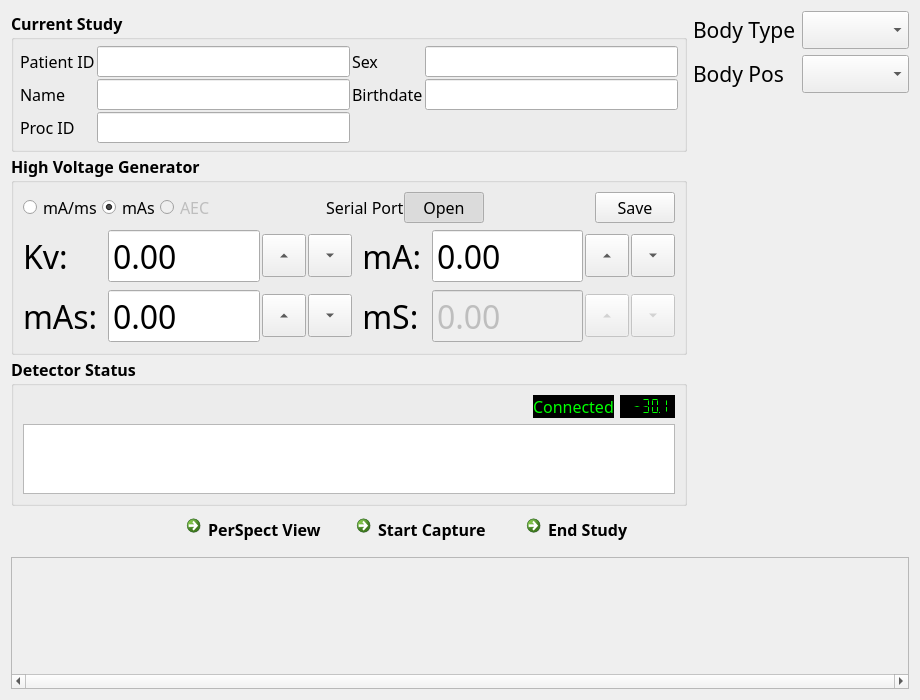
<?xml version="1.0" encoding="UTF-8"?>
<ui version="4.0">
 <class>ImageAcquisitWidget</class>
 <widget class="QWidget" name="ImageAcquisitWidget">
  <property name="geometry">
   <rect>
    <x>0</x>
    <y>0</y>
    <width>920</width>
    <height>679</height>
   </rect>
  </property>
  <property name="font">
   <font>
    <family>微软雅黑</family>
    <pointsize>12</pointsize>
   </font>
  </property>
  <property name="windowTitle">
   <string>Form</string>
  </property>
  <layout class="QVBoxLayout" name="verticalLayout" stretch="1,0">
   <item>
    <layout class="QHBoxLayout" name="horizontalLayout_2" stretch="1,0">
     <item>
      <layout class="QVBoxLayout" name="verticalLayout_3">
       <property name="spacing">
        <number>2</number>
       </property>
       <item>
        <widget class="QGroupBox" name="groupBox">
         <property name="font">
          <font>
           <weight>75</weight>
           <bold>true</bold>
          </font>
         </property>
         <property name="title">
          <string>Current Study</string>
         </property>
         <layout class="QGridLayout" name="gridLayout">
          <property name="leftMargin">
           <number>6</number>
          </property>
          <property name="topMargin">
           <number>6</number>
          </property>
          <property name="rightMargin">
           <number>6</number>
          </property>
          <property name="bottomMargin">
           <number>6</number>
          </property>
          <property name="spacing">
           <number>2</number>
          </property>
          <item row="2" column="0">
           <widget class="QLabel" name="label_8">
            <property name="font">
             <font>
              <weight>50</weight>
              <bold>false</bold>
             </font>
            </property>
            <property name="text">
             <string>Proc ID</string>
            </property>
            <property name="buddy">
             <cstring>procIdEdit</cstring>
            </property>
           </widget>
          </item>
          <item row="1" column="1">
           <widget class="QLineEdit" name="patientNameEdit">
            <property name="font">
             <font>
              <weight>50</weight>
              <bold>false</bold>
             </font>
            </property>
            <property name="readOnly">
             <bool>true</bool>
            </property>
           </widget>
          </item>
          <item row="1" column="0">
           <widget class="QLabel" name="label_4">
            <property name="font">
             <font>
              <weight>50</weight>
              <bold>false</bold>
             </font>
            </property>
            <property name="text">
             <string>Name</string>
            </property>
            <property name="buddy">
             <cstring>patientNameEdit</cstring>
            </property>
           </widget>
          </item>
          <item row="0" column="0">
           <widget class="QLabel" name="label_9">
            <property name="font">
             <font>
              <weight>50</weight>
              <bold>false</bold>
             </font>
            </property>
            <property name="text">
             <string>Patient ID</string>
            </property>
            <property name="buddy">
             <cstring>patientIdEdit</cstring>
            </property>
           </widget>
          </item>
          <item row="0" column="2">
           <widget class="QLabel" name="label_2">
            <property name="font">
             <font>
              <weight>50</weight>
              <bold>false</bold>
             </font>
            </property>
            <property name="text">
             <string>Sex</string>
            </property>
            <property name="buddy">
             <cstring>patientSexEdit</cstring>
            </property>
           </widget>
          </item>
          <item row="2" column="1">
           <widget class="QLineEdit" name="procIdEdit">
            <property name="font">
             <font>
              <weight>50</weight>
              <bold>false</bold>
             </font>
            </property>
            <property name="readOnly">
             <bool>true</bool>
            </property>
           </widget>
          </item>
          <item row="0" column="1">
           <widget class="QLineEdit" name="patientIdEdit">
            <property name="font">
             <font>
              <weight>50</weight>
              <bold>false</bold>
             </font>
            </property>
            <property name="readOnly">
             <bool>true</bool>
            </property>
           </widget>
          </item>
          <item row="0" column="3">
           <widget class="QLineEdit" name="patientSexEdit">
            <property name="font">
             <font>
              <weight>50</weight>
              <bold>false</bold>
             </font>
            </property>
            <property name="readOnly">
             <bool>true</bool>
            </property>
           </widget>
          </item>
          <item row="1" column="3">
           <widget class="QLineEdit" name="patientBirthEdit">
            <property name="font">
             <font>
              <weight>50</weight>
              <bold>false</bold>
             </font>
            </property>
            <property name="readOnly">
             <bool>true</bool>
            </property>
           </widget>
          </item>
          <item row="1" column="2">
           <widget class="QLabel" name="label_3">
            <property name="font">
             <font>
              <weight>50</weight>
              <bold>false</bold>
             </font>
            </property>
            <property name="text">
             <string>Birthdate</string>
            </property>
            <property name="buddy">
             <cstring>patientBirthEdit</cstring>
            </property>
           </widget>
          </item>
         </layout>
        </widget>
       </item>
       <item>
        <widget class="QGroupBox" name="groupBox_3">
         <property name="minimumSize">
          <size>
           <width>0</width>
           <height>0</height>
          </size>
         </property>
         <property name="font">
          <font>
           <weight>75</weight>
           <bold>true</bold>
          </font>
         </property>
         <property name="title">
          <string>High Voltage Generator</string>
         </property>
         <layout class="QGridLayout" name="gridLayout_3">
          <property name="horizontalSpacing">
           <number>2</number>
          </property>
          <item row="1" column="0">
           <widget class="QLabel" name="label_12">
            <property name="font">
             <font>
              <pointsize>24</pointsize>
              <weight>50</weight>
              <bold>false</bold>
             </font>
            </property>
            <property name="text">
             <string>Kv: </string>
            </property>
            <property name="buddy">
             <cstring>acqTubeVoltageSpin</cstring>
            </property>
           </widget>
          </item>
          <item row="1" column="1">
           <widget class="QDoubleSpinBox" name="acqTubeVoltageSpin">
            <property name="sizePolicy">
             <sizepolicy hsizetype="Expanding" vsizetype="Preferred">
              <horstretch>0</horstretch>
              <verstretch>0</verstretch>
             </sizepolicy>
            </property>
            <property name="font">
             <font>
              <pointsize>24</pointsize>
              <weight>50</weight>
              <bold>false</bold>
             </font>
            </property>
            <property name="wrapping">
             <bool>false</bool>
            </property>
            <property name="frame">
             <bool>true</bool>
            </property>
            <property name="readOnly">
             <bool>false</bool>
            </property>
            <property name="buttonSymbols">
             <enum>QAbstractSpinBox::NoButtons</enum>
            </property>
            <property name="decimals">
             <number>2</number>
            </property>
            <property name="maximum">
             <double>300.000000000000000</double>
            </property>
            <property name="value">
             <double>0.000000000000000</double>
            </property>
           </widget>
          </item>
          <item row="1" column="4">
           <widget class="QLabel" name="label_13">
            <property name="font">
             <font>
              <pointsize>24</pointsize>
              <weight>50</weight>
              <bold>false</bold>
             </font>
            </property>
            <property name="text">
             <string> mA: </string>
            </property>
            <property name="buddy">
             <cstring>acqTubeCurrentSpin</cstring>
            </property>
           </widget>
          </item>
          <item row="2" column="0">
           <widget class="QLabel" name="label_14">
            <property name="font">
             <font>
              <pointsize>24</pointsize>
              <weight>50</weight>
              <bold>false</bold>
             </font>
            </property>
            <property name="text">
             <string>mAs: </string>
            </property>
            <property name="buddy">
             <cstring>acqPowerSpin</cstring>
            </property>
           </widget>
          </item>
          <item row="2" column="4">
           <widget class="QLabel" name="label_15">
            <property name="font">
             <font>
              <pointsize>24</pointsize>
              <weight>50</weight>
              <bold>false</bold>
             </font>
            </property>
            <property name="text">
             <string> mS: </string>
            </property>
            <property name="buddy">
             <cstring>acqExposureTimeSpin</cstring>
            </property>
           </widget>
          </item>
          <item row="2" column="5">
           <widget class="QDoubleSpinBox" name="acqExposureTimeSpin">
            <property name="enabled">
             <bool>false</bool>
            </property>
            <property name="sizePolicy">
             <sizepolicy hsizetype="Preferred" vsizetype="Preferred">
              <horstretch>0</horstretch>
              <verstretch>0</verstretch>
             </sizepolicy>
            </property>
            <property name="font">
             <font>
              <pointsize>24</pointsize>
              <weight>50</weight>
              <bold>false</bold>
             </font>
            </property>
            <property name="readOnly">
             <bool>false</bool>
            </property>
            <property name="buttonSymbols">
             <enum>QAbstractSpinBox::NoButtons</enum>
            </property>
            <property name="decimals">
             <number>2</number>
            </property>
            <property name="maximum">
             <double>3000.000000000000000</double>
            </property>
           </widget>
          </item>
          <item row="2" column="1">
           <widget class="QDoubleSpinBox" name="acqPowerSpin">
            <property name="enabled">
             <bool>true</bool>
            </property>
            <property name="sizePolicy">
             <sizepolicy hsizetype="Preferred" vsizetype="Preferred">
              <horstretch>0</horstretch>
              <verstretch>0</verstretch>
             </sizepolicy>
            </property>
            <property name="font">
             <font>
              <pointsize>24</pointsize>
              <weight>50</weight>
              <bold>false</bold>
             </font>
            </property>
            <property name="buttonSymbols">
             <enum>QAbstractSpinBox::NoButtons</enum>
            </property>
            <property name="decimals">
             <number>2</number>
            </property>
            <property name="maximum">
             <double>3000.000000000000000</double>
            </property>
           </widget>
          </item>
          <item row="1" column="5">
           <widget class="QDoubleSpinBox" name="acqTubeCurrentSpin">
            <property name="sizePolicy">
             <sizepolicy hsizetype="Expanding" vsizetype="Preferred">
              <horstretch>0</horstretch>
              <verstretch>0</verstretch>
             </sizepolicy>
            </property>
            <property name="font">
             <font>
              <pointsize>24</pointsize>
              <weight>50</weight>
              <bold>false</bold>
             </font>
            </property>
            <property name="readOnly">
             <bool>false</bool>
            </property>
            <property name="buttonSymbols">
             <enum>QAbstractSpinBox::NoButtons</enum>
            </property>
            <property name="decimals">
             <number>2</number>
            </property>
            <property name="maximum">
             <double>999.990000000000009</double>
            </property>
           </widget>
          </item>
          <item row="1" column="6">
           <widget class="QToolButton" name="acqmAPlusButton">
            <property name="text">
             <string>...</string>
            </property>
            <property name="iconSize">
             <size>
              <width>36</width>
              <height>36</height>
             </size>
            </property>
            <property name="autoRepeat">
             <bool>true</bool>
            </property>
            <property name="autoRaise">
             <bool>false</bool>
            </property>
            <property name="arrowType">
             <enum>Qt::UpArrow</enum>
            </property>
           </widget>
          </item>
          <item row="2" column="2">
           <widget class="QToolButton" name="acqmAsPlusButton">
            <property name="text">
             <string>...</string>
            </property>
            <property name="iconSize">
             <size>
              <width>36</width>
              <height>36</height>
             </size>
            </property>
            <property name="autoRepeat">
             <bool>true</bool>
            </property>
            <property name="autoRaise">
             <bool>false</bool>
            </property>
            <property name="arrowType">
             <enum>Qt::UpArrow</enum>
            </property>
           </widget>
          </item>
          <item row="1" column="2">
           <widget class="QToolButton" name="acqKvPlusButton">
            <property name="text">
             <string>...</string>
            </property>
            <property name="iconSize">
             <size>
              <width>36</width>
              <height>36</height>
             </size>
            </property>
            <property name="autoRepeat">
             <bool>true</bool>
            </property>
            <property name="autoRaise">
             <bool>false</bool>
            </property>
            <property name="arrowType">
             <enum>Qt::UpArrow</enum>
            </property>
           </widget>
          </item>
          <item row="1" column="3">
           <widget class="QToolButton" name="acqKvMinusButton">
            <property name="text">
             <string>...</string>
            </property>
            <property name="iconSize">
             <size>
              <width>36</width>
              <height>36</height>
             </size>
            </property>
            <property name="autoRepeat">
             <bool>true</bool>
            </property>
            <property name="autoRaise">
             <bool>false</bool>
            </property>
            <property name="arrowType">
             <enum>Qt::DownArrow</enum>
            </property>
           </widget>
          </item>
          <item row="2" column="3">
           <widget class="QToolButton" name="acqmAsMinusButton">
            <property name="text">
             <string>...</string>
            </property>
            <property name="iconSize">
             <size>
              <width>36</width>
              <height>36</height>
             </size>
            </property>
            <property name="autoRepeat">
             <bool>true</bool>
            </property>
            <property name="autoRaise">
             <bool>false</bool>
            </property>
            <property name="arrowType">
             <enum>Qt::DownArrow</enum>
            </property>
           </widget>
          </item>
          <item row="2" column="6">
           <widget class="QToolButton" name="acqmSPlusButton">
            <property name="enabled">
             <bool>false</bool>
            </property>
            <property name="text">
             <string>...</string>
            </property>
            <property name="iconSize">
             <size>
              <width>36</width>
              <height>36</height>
             </size>
            </property>
            <property name="autoRepeat">
             <bool>true</bool>
            </property>
            <property name="autoRaise">
             <bool>false</bool>
            </property>
            <property name="arrowType">
             <enum>Qt::UpArrow</enum>
            </property>
           </widget>
          </item>
          <item row="1" column="7">
           <widget class="QToolButton" name="acqmAMinusButton">
            <property name="text">
             <string>...</string>
            </property>
            <property name="iconSize">
             <size>
              <width>36</width>
              <height>36</height>
             </size>
            </property>
            <property name="autoRepeat">
             <bool>true</bool>
            </property>
            <property name="autoRaise">
             <bool>false</bool>
            </property>
            <property name="arrowType">
             <enum>Qt::DownArrow</enum>
            </property>
           </widget>
          </item>
          <item row="2" column="7">
           <widget class="QToolButton" name="acqmSMinusButton">
            <property name="enabled">
             <bool>false</bool>
            </property>
            <property name="text">
             <string>...</string>
            </property>
            <property name="iconSize">
             <size>
              <width>36</width>
              <height>36</height>
             </size>
            </property>
            <property name="autoRepeat">
             <bool>true</bool>
            </property>
            <property name="autoRaise">
             <bool>false</bool>
            </property>
            <property name="arrowType">
             <enum>Qt::DownArrow</enum>
            </property>
           </widget>
          </item>
          <item row="0" column="0" colspan="8">
           <layout class="QHBoxLayout" name="horizontalLayout_9">
            <item>
             <widget class="QRadioButton" name="acqMAmsCheck">
              <property name="font">
               <font>
                <weight>50</weight>
                <bold>false</bold>
               </font>
              </property>
              <property name="text">
               <string>mA/ms</string>
              </property>
              <property name="checked">
               <bool>false</bool>
              </property>
             </widget>
            </item>
            <item>
             <widget class="QRadioButton" name="acqMAsCheck">
              <property name="font">
               <font>
                <weight>50</weight>
                <bold>false</bold>
               </font>
              </property>
              <property name="text">
               <string>mAs</string>
              </property>
              <property name="checked">
               <bool>true</bool>
              </property>
             </widget>
            </item>
            <item>
             <widget class="QRadioButton" name="acqAecCheck">
              <property name="enabled">
               <bool>false</bool>
              </property>
              <property name="font">
               <font>
                <weight>50</weight>
                <bold>false</bold>
               </font>
              </property>
              <property name="text">
               <string>AEC</string>
              </property>
             </widget>
            </item>
            <item>
             <spacer name="horizontalSpacer_6">
              <property name="orientation">
               <enum>Qt::Horizontal</enum>
              </property>
              <property name="sizeHint" stdset="0">
               <size>
                <width>40</width>
                <height>20</height>
               </size>
              </property>
             </spacer>
            </item>
            <item>
             <widget class="QLabel" name="acqSerialPortLabel">
              <property name="font">
               <font>
                <weight>50</weight>
                <bold>false</bold>
               </font>
              </property>
              <property name="text">
               <string>Serial Port</string>
              </property>
             </widget>
            </item>
            <item>
             <widget class="QPushButton" name="serialOpenButton">
              <property name="font">
               <font>
                <weight>50</weight>
                <bold>false</bold>
               </font>
              </property>
              <property name="text">
               <string>Open</string>
              </property>
              <property name="checkable">
               <bool>true</bool>
              </property>
              <property name="checked">
               <bool>true</bool>
              </property>
             </widget>
            </item>
            <item>
             <spacer name="horizontalSpacer_5">
              <property name="orientation">
               <enum>Qt::Horizontal</enum>
              </property>
              <property name="sizeHint" stdset="0">
               <size>
                <width>40</width>
                <height>20</height>
               </size>
              </property>
             </spacer>
            </item>
            <item>
             <widget class="QPushButton" name="acqSaveButton">
              <property name="font">
               <font>
                <weight>50</weight>
                <bold>false</bold>
               </font>
              </property>
              <property name="text">
               <string>Save</string>
              </property>
             </widget>
            </item>
           </layout>
          </item>
         </layout>
        </widget>
       </item>
       <item>
        <widget class="QGroupBox" name="groupBox_4">
         <property name="font">
          <font>
           <weight>75</weight>
           <bold>true</bold>
          </font>
         </property>
         <property name="title">
          <string>Detector Status</string>
         </property>
         <layout class="QVBoxLayout" name="verticalLayout_4">
          <item>
           <layout class="QHBoxLayout" name="horizontalLayout_3">
            <item>
             <spacer name="horizontalSpacer_2">
              <property name="orientation">
               <enum>Qt::Horizontal</enum>
              </property>
              <property name="sizeHint" stdset="0">
               <size>
                <width>40</width>
                <height>20</height>
               </size>
              </property>
             </spacer>
            </item>
            <item>
             <widget class="QLabel" name="detectorConnectLabel">
              <property name="palette">
               <palette>
                <active>
                 <colorrole role="WindowText">
                  <brush brushstyle="SolidPattern">
                   <color alpha="255">
                    <red>0</red>
                    <green>255</green>
                    <blue>0</blue>
                   </color>
                  </brush>
                 </colorrole>
                 <colorrole role="Button">
                  <brush brushstyle="SolidPattern">
                   <color alpha="255">
                    <red>0</red>
                    <green>0</green>
                    <blue>0</blue>
                   </color>
                  </brush>
                 </colorrole>
                 <colorrole role="Base">
                  <brush brushstyle="SolidPattern">
                   <color alpha="255">
                    <red>0</red>
                    <green>0</green>
                    <blue>0</blue>
                   </color>
                  </brush>
                 </colorrole>
                 <colorrole role="Window">
                  <brush brushstyle="SolidPattern">
                   <color alpha="255">
                    <red>0</red>
                    <green>0</green>
                    <blue>0</blue>
                   </color>
                  </brush>
                 </colorrole>
                </active>
                <inactive>
                 <colorrole role="WindowText">
                  <brush brushstyle="SolidPattern">
                   <color alpha="255">
                    <red>0</red>
                    <green>255</green>
                    <blue>0</blue>
                   </color>
                  </brush>
                 </colorrole>
                 <colorrole role="Button">
                  <brush brushstyle="SolidPattern">
                   <color alpha="255">
                    <red>0</red>
                    <green>0</green>
                    <blue>0</blue>
                   </color>
                  </brush>
                 </colorrole>
                 <colorrole role="Base">
                  <brush brushstyle="SolidPattern">
                   <color alpha="255">
                    <red>0</red>
                    <green>0</green>
                    <blue>0</blue>
                   </color>
                  </brush>
                 </colorrole>
                 <colorrole role="Window">
                  <brush brushstyle="SolidPattern">
                   <color alpha="255">
                    <red>0</red>
                    <green>0</green>
                    <blue>0</blue>
                   </color>
                  </brush>
                 </colorrole>
                </inactive>
                <disabled>
                 <colorrole role="WindowText">
                  <brush brushstyle="SolidPattern">
                   <color alpha="255">
                    <red>120</red>
                    <green>120</green>
                    <blue>120</blue>
                   </color>
                  </brush>
                 </colorrole>
                 <colorrole role="Button">
                  <brush brushstyle="SolidPattern">
                   <color alpha="255">
                    <red>0</red>
                    <green>0</green>
                    <blue>0</blue>
                   </color>
                  </brush>
                 </colorrole>
                 <colorrole role="Base">
                  <brush brushstyle="SolidPattern">
                   <color alpha="255">
                    <red>0</red>
                    <green>0</green>
                    <blue>0</blue>
                   </color>
                  </brush>
                 </colorrole>
                 <colorrole role="Window">
                  <brush brushstyle="SolidPattern">
                   <color alpha="255">
                    <red>0</red>
                    <green>0</green>
                    <blue>0</blue>
                   </color>
                  </brush>
                 </colorrole>
                </disabled>
               </palette>
              </property>
              <property name="font">
               <font>
                <family>微软雅黑</family>
                <pointsize>12</pointsize>
                <weight>50</weight>
                <bold>false</bold>
               </font>
              </property>
              <property name="styleSheet">
               <string notr="true">background-color: rgb(0, 0, 0);</string>
              </property>
              <property name="text">
               <string>Connected</string>
              </property>
             </widget>
            </item>
            <item>
             <widget class="QLCDNumber" name="temperatureLcd">
              <property name="palette">
               <palette>
                <active>
                 <colorrole role="WindowText">
                  <brush brushstyle="SolidPattern">
                   <color alpha="255">
                    <red>0</red>
                    <green>255</green>
                    <blue>0</blue>
                   </color>
                  </brush>
                 </colorrole>
                 <colorrole role="Button">
                  <brush brushstyle="SolidPattern">
                   <color alpha="255">
                    <red>0</red>
                    <green>0</green>
                    <blue>0</blue>
                   </color>
                  </brush>
                 </colorrole>
                 <colorrole role="Base">
                  <brush brushstyle="SolidPattern">
                   <color alpha="255">
                    <red>0</red>
                    <green>0</green>
                    <blue>0</blue>
                   </color>
                  </brush>
                 </colorrole>
                 <colorrole role="Window">
                  <brush brushstyle="SolidPattern">
                   <color alpha="255">
                    <red>0</red>
                    <green>0</green>
                    <blue>0</blue>
                   </color>
                  </brush>
                 </colorrole>
                </active>
                <inactive>
                 <colorrole role="WindowText">
                  <brush brushstyle="SolidPattern">
                   <color alpha="255">
                    <red>0</red>
                    <green>255</green>
                    <blue>0</blue>
                   </color>
                  </brush>
                 </colorrole>
                 <colorrole role="Button">
                  <brush brushstyle="SolidPattern">
                   <color alpha="255">
                    <red>0</red>
                    <green>0</green>
                    <blue>0</blue>
                   </color>
                  </brush>
                 </colorrole>
                 <colorrole role="Base">
                  <brush brushstyle="SolidPattern">
                   <color alpha="255">
                    <red>0</red>
                    <green>0</green>
                    <blue>0</blue>
                   </color>
                  </brush>
                 </colorrole>
                 <colorrole role="Window">
                  <brush brushstyle="SolidPattern">
                   <color alpha="255">
                    <red>0</red>
                    <green>0</green>
                    <blue>0</blue>
                   </color>
                  </brush>
                 </colorrole>
                </inactive>
                <disabled>
                 <colorrole role="WindowText">
                  <brush brushstyle="SolidPattern">
                   <color alpha="255">
                    <red>120</red>
                    <green>120</green>
                    <blue>120</blue>
                   </color>
                  </brush>
                 </colorrole>
                 <colorrole role="Button">
                  <brush brushstyle="SolidPattern">
                   <color alpha="255">
                    <red>0</red>
                    <green>0</green>
                    <blue>0</blue>
                   </color>
                  </brush>
                 </colorrole>
                 <colorrole role="Base">
                  <brush brushstyle="SolidPattern">
                   <color alpha="255">
                    <red>0</red>
                    <green>0</green>
                    <blue>0</blue>
                   </color>
                  </brush>
                 </colorrole>
                 <colorrole role="Window">
                  <brush brushstyle="SolidPattern">
                   <color alpha="255">
                    <red>0</red>
                    <green>0</green>
                    <blue>0</blue>
                   </color>
                  </brush>
                 </colorrole>
                </disabled>
               </palette>
              </property>
              <property name="styleSheet">
               <string notr="true">background-color: rgb(0, 0, 0);</string>
              </property>
              <property name="smallDecimalPoint">
               <bool>true</bool>
              </property>
              <property name="segmentStyle">
               <enum>QLCDNumber::Flat</enum>
              </property>
              <property name="value" stdset="0">
               <double>-30.100000000000001</double>
              </property>
             </widget>
            </item>
           </layout>
          </item>
          <item>
           <widget class="QTextBrowser" name="detectorStatusBrowser">
            <property name="font">
             <font>
              <weight>50</weight>
              <bold>false</bold>
             </font>
            </property>
           </widget>
          </item>
         </layout>
        </widget>
       </item>
       <item>
        <layout class="QHBoxLayout" name="horizontalLayout">
         <item>
          <layout class="QVBoxLayout" name="verticalLayout_2"/>
         </item>
         <item>
          <widget class="QLabel" name="exposureLabel">
           <property name="maximumSize">
            <size>
             <width>48</width>
             <height>48</height>
            </size>
           </property>
           <property name="text">
            <string/>
           </property>
           <property name="pixmap">
            <pixmap resource="../resources.qrc">:/images/exp_disable.png</pixmap>
           </property>
           <property name="scaledContents">
            <bool>true</bool>
           </property>
           <property name="alignment">
            <set>Qt::AlignCenter</set>
           </property>
          </widget>
         </item>
         <item>
          <spacer name="horizontalSpacer">
           <property name="orientation">
            <enum>Qt::Horizontal</enum>
           </property>
           <property name="sizeHint" stdset="0">
            <size>
             <width>40</width>
             <height>20</height>
            </size>
           </property>
          </spacer>
         </item>
         <item>
          <widget class="QCommandLinkButton" name="perspectViewButton">
           <property name="styleSheet">
            <string notr="true">font: 12pt &quot;微软雅黑&quot;;</string>
           </property>
           <property name="text">
            <string>PerSpect View</string>
           </property>
           <property name="checkable">
            <bool>true</bool>
           </property>
          </widget>
         </item>
         <item>
          <widget class="QCommandLinkButton" name="acquisitButton">
           <property name="styleSheet">
            <string notr="true">font: 12pt &quot;微软雅黑&quot;;</string>
           </property>
           <property name="text">
            <string>Start Capture</string>
           </property>
           <property name="checkable">
            <bool>true</bool>
           </property>
          </widget>
         </item>
         <item>
          <widget class="QCommandLinkButton" name="endStudyButton">
           <property name="styleSheet">
            <string notr="true">font: 12pt &quot;微软雅黑&quot;;</string>
           </property>
           <property name="text">
            <string>End Study</string>
           </property>
          </widget>
         </item>
        </layout>
       </item>
      </layout>
     </item>
     <item>
      <layout class="QVBoxLayout" name="bodyVLayout">
       <item>
        <layout class="QGridLayout" name="gridLayout_2">
         <item row="0" column="0">
          <widget class="QLabel" name="label_10">
           <property name="font">
            <font>
             <pointsize>16</pointsize>
             <weight>50</weight>
             <bold>false</bold>
            </font>
           </property>
           <property name="text">
            <string>Body Type</string>
           </property>
           <property name="buddy">
            <cstring>acqBodyTypeCombo</cstring>
           </property>
          </widget>
         </item>
         <item row="0" column="1">
          <widget class="QComboBox" name="acqBodyTypeCombo">
           <property name="font">
            <font>
             <pointsize>16</pointsize>
             <weight>50</weight>
             <bold>false</bold>
            </font>
           </property>
          </widget>
         </item>
         <item row="1" column="0">
          <widget class="QLabel" name="label_11">
           <property name="font">
            <font>
             <pointsize>16</pointsize>
             <weight>50</weight>
             <bold>false</bold>
            </font>
           </property>
           <property name="text">
            <string>Body Pos</string>
           </property>
           <property name="buddy">
            <cstring>acqBodyPosCombo</cstring>
           </property>
          </widget>
         </item>
         <item row="1" column="1">
          <widget class="QComboBox" name="acqBodyPosCombo">
           <property name="font">
            <font>
             <pointsize>16</pointsize>
             <weight>50</weight>
             <bold>false</bold>
            </font>
           </property>
          </widget>
         </item>
        </layout>
       </item>
       <item>
        <spacer name="verticalSpacer_2">
         <property name="orientation">
          <enum>Qt::Vertical</enum>
         </property>
         <property name="sizeHint" stdset="0">
          <size>
           <width>20</width>
           <height>40</height>
          </size>
         </property>
        </spacer>
       </item>
      </layout>
     </item>
    </layout>
   </item>
   <item>
    <widget class="QScrollArea" name="acqThumbnailScrollArea">
     <property name="minimumSize">
      <size>
       <width>0</width>
       <height>132</height>
      </size>
     </property>
     <property name="verticalScrollBarPolicy">
      <enum>Qt::ScrollBarAlwaysOff</enum>
     </property>
     <property name="horizontalScrollBarPolicy">
      <enum>Qt::ScrollBarAlwaysOn</enum>
     </property>
     <property name="widgetResizable">
      <bool>true</bool>
     </property>
     <widget class="QWidget" name="acqThumbnailContentsWidget">
      <property name="geometry">
       <rect>
        <x>0</x>
        <y>0</y>
        <width>900</width>
        <height>113</height>
       </rect>
      </property>
     </widget>
    </widget>
   </item>
  </layout>
 </widget>
 <resources>
  <include location="../resources.qrc"/>
 </resources>
 <connections/>
</ui>
